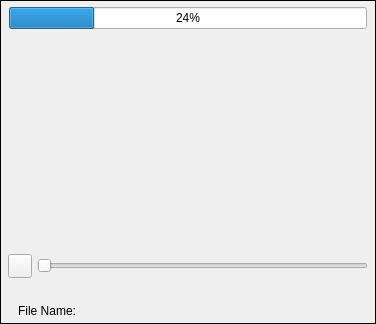
<?xml version="1.0" encoding="UTF-8"?>
<ui version="4.0">
 <class>AssetVideoWidget</class>
 <widget class="QWidget" name="AssetVideoWidget">
  <property name="geometry">
   <rect>
    <x>0</x>
    <y>0</y>
    <width>376</width>
    <height>324</height>
   </rect>
  </property>
  <property name="sizePolicy">
   <sizepolicy hsizetype="Expanding" vsizetype="Expanding">
    <horstretch>0</horstretch>
    <verstretch>0</verstretch>
   </sizepolicy>
  </property>
  <property name="minimumSize">
   <size>
    <width>0</width>
    <height>0</height>
   </size>
  </property>
  <property name="maximumSize">
   <size>
    <width>16777215</width>
    <height>324</height>
   </size>
  </property>
  <property name="windowTitle">
   <string>Form</string>
  </property>
  <layout class="QGridLayout" name="gridLayout">
   <property name="leftMargin">
    <number>0</number>
   </property>
   <property name="topMargin">
    <number>0</number>
   </property>
   <property name="rightMargin">
    <number>0</number>
   </property>
   <property name="bottomMargin">
    <number>0</number>
   </property>
   <property name="spacing">
    <number>0</number>
   </property>
   <item row="0" column="0">
    <widget class="QFrame" name="m_MainFrame">
     <property name="sizePolicy">
      <sizepolicy hsizetype="Expanding" vsizetype="Preferred">
       <horstretch>0</horstretch>
       <verstretch>0</verstretch>
      </sizepolicy>
     </property>
     <property name="frameShape">
      <enum>QFrame::Box</enum>
     </property>
     <property name="frameShadow">
      <enum>QFrame::Plain</enum>
     </property>
     <layout class="QVBoxLayout" name="verticalLayout">
      <property name="spacing">
       <number>2</number>
      </property>
      <property name="leftMargin">
       <number>5</number>
      </property>
      <property name="topMargin">
       <number>5</number>
      </property>
      <property name="rightMargin">
       <number>5</number>
      </property>
      <property name="bottomMargin">
       <number>5</number>
      </property>
      <item>
       <layout class="QHBoxLayout" name="horizontalLayout_4">
        <property name="spacing">
         <number>2</number>
        </property>
        <item>
         <widget class="AvatarBar" name="m_LeftAvatarBar" native="true"/>
        </item>
        <item>
         <widget class="QFrame" name="m_VideoPictureFrame">
          <property name="sizePolicy">
           <sizepolicy hsizetype="Expanding" vsizetype="Expanding">
            <horstretch>0</horstretch>
            <verstretch>0</verstretch>
           </sizepolicy>
          </property>
          <property name="minimumSize">
           <size>
            <width>0</width>
            <height>120</height>
           </size>
          </property>
          <property name="maximumSize">
           <size>
            <width>16777215</width>
            <height>16777215</height>
           </size>
          </property>
          <property name="frameShape">
           <enum>QFrame::NoFrame</enum>
          </property>
          <property name="frameShadow">
           <enum>QFrame::Raised</enum>
          </property>
          <layout class="QGridLayout" name="gridLayout_2">
           <property name="leftMargin">
            <number>1</number>
           </property>
           <property name="topMargin">
            <number>1</number>
           </property>
           <property name="rightMargin">
            <number>1</number>
           </property>
           <property name="bottomMargin">
            <number>1</number>
           </property>
           <property name="spacing">
            <number>0</number>
           </property>
           <item row="1" column="0">
            <widget class="VidWidget" name="m_VidWidget" native="true">
             <property name="sizePolicy">
              <sizepolicy hsizetype="Expanding" vsizetype="Expanding">
               <horstretch>0</horstretch>
               <verstretch>0</verstretch>
              </sizepolicy>
             </property>
             <property name="maximumSize">
              <size>
               <width>16777215</width>
               <height>16777215</height>
              </size>
             </property>
            </widget>
           </item>
           <item row="0" column="0">
            <widget class="QProgressBar" name="m_XferProgressBar">
             <property name="value">
              <number>24</number>
             </property>
            </widget>
           </item>
          </layout>
         </widget>
        </item>
        <item>
         <widget class="AvatarBar" name="m_RightAvatarBar" native="true">
          <property name="sizePolicy">
           <sizepolicy hsizetype="Preferred" vsizetype="Expanding">
            <horstretch>0</horstretch>
            <verstretch>0</verstretch>
           </sizepolicy>
          </property>
         </widget>
        </item>
       </layout>
      </item>
      <item>
       <widget class="QFrame" name="m_ControlsFrame">
        <property name="sizePolicy">
         <sizepolicy hsizetype="Expanding" vsizetype="Preferred">
          <horstretch>0</horstretch>
          <verstretch>0</verstretch>
         </sizepolicy>
        </property>
        <property name="minimumSize">
         <size>
          <width>0</width>
          <height>0</height>
         </size>
        </property>
        <property name="maximumSize">
         <size>
          <width>16777215</width>
          <height>16777215</height>
         </size>
        </property>
        <property name="frameShape">
         <enum>QFrame::NoFrame</enum>
        </property>
        <property name="frameShadow">
         <enum>QFrame::Plain</enum>
        </property>
        <layout class="QVBoxLayout" name="verticalLayout_2">
         <property name="spacing">
          <number>0</number>
         </property>
         <property name="leftMargin">
          <number>0</number>
         </property>
         <property name="topMargin">
          <number>0</number>
         </property>
         <property name="rightMargin">
          <number>0</number>
         </property>
         <property name="bottomMargin">
          <number>0</number>
         </property>
         <item>
          <widget class="QFrame" name="m_VideoPlaybackControl">
           <property name="sizePolicy">
            <sizepolicy hsizetype="Expanding" vsizetype="Preferred">
             <horstretch>0</horstretch>
             <verstretch>0</verstretch>
            </sizepolicy>
           </property>
           <property name="styleSheet">
            <string notr="true"/>
           </property>
           <layout class="QHBoxLayout" name="horizontalLayout">
            <property name="spacing">
             <number>5</number>
            </property>
            <property name="sizeConstraint">
             <enum>QLayout::SetDefaultConstraint</enum>
            </property>
            <property name="leftMargin">
             <number>2</number>
            </property>
            <property name="topMargin">
             <number>2</number>
            </property>
            <property name="rightMargin">
             <number>2</number>
            </property>
            <property name="bottomMargin">
             <number>2</number>
            </property>
            <item>
             <widget class="VxPushButton" name="m_PlayPauseButton">
              <property name="sizePolicy">
               <sizepolicy hsizetype="Fixed" vsizetype="Fixed">
                <horstretch>0</horstretch>
                <verstretch>0</verstretch>
               </sizepolicy>
              </property>
              <property name="minimumSize">
               <size>
                <width>24</width>
                <height>24</height>
               </size>
              </property>
              <property name="maximumSize">
               <size>
                <width>24</width>
                <height>24</height>
               </size>
              </property>
              <property name="text">
               <string notr="true"/>
              </property>
              <property name="iconSize">
               <size>
                <width>24</width>
                <height>24</height>
               </size>
              </property>
             </widget>
            </item>
            <item>
             <widget class="QSlider" name="m_PlayPosSlider">
              <property name="minimumSize">
               <size>
                <width>0</width>
                <height>24</height>
               </size>
              </property>
              <property name="maximumSize">
               <size>
                <width>16777215</width>
                <height>24</height>
               </size>
              </property>
              <property name="orientation">
               <enum>Qt::Horizontal</enum>
              </property>
             </widget>
            </item>
           </layout>
          </widget>
         </item>
         <item>
          <widget class="QFrame" name="m_TagFrame">
           <layout class="QHBoxLayout" name="horizontalLayout_3">
            <property name="spacing">
             <number>5</number>
            </property>
            <property name="leftMargin">
             <number>5</number>
            </property>
            <property name="topMargin">
             <number>5</number>
            </property>
            <property name="rightMargin">
             <number>5</number>
            </property>
            <property name="bottomMargin">
             <number>5</number>
            </property>
            <item>
             <widget class="QLabel" name="m_LeftUserNameLabel">
              <property name="sizePolicy">
               <sizepolicy hsizetype="Minimum" vsizetype="Preferred">
                <horstretch>0</horstretch>
                <verstretch>0</verstretch>
               </sizepolicy>
              </property>
              <property name="text">
               <string notr="true"/>
              </property>
             </widget>
            </item>
            <item>
             <widget class="QLabel" name="m_TagUserTextLabel">
              <property name="sizePolicy">
               <sizepolicy hsizetype="Expanding" vsizetype="Preferred">
                <horstretch>0</horstretch>
                <verstretch>0</verstretch>
               </sizepolicy>
              </property>
              <property name="minimumSize">
               <size>
                <width>0</width>
                <height>0</height>
               </size>
              </property>
              <property name="maximumSize">
               <size>
                <width>16777215</width>
                <height>16777215</height>
               </size>
              </property>
              <property name="text">
               <string/>
              </property>
              <property name="alignment">
               <set>Qt::AlignCenter</set>
              </property>
             </widget>
            </item>
            <item>
             <widget class="QLabel" name="m_RightUserNameLabel">
              <property name="text">
               <string notr="true"/>
              </property>
              <property name="alignment">
               <set>Qt::AlignRight|Qt::AlignTrailing|Qt::AlignVCenter</set>
              </property>
             </widget>
            </item>
           </layout>
          </widget>
         </item>
         <item>
          <layout class="QHBoxLayout" name="horizontalLayout_2">
           <property name="spacing">
            <number>2</number>
           </property>
           <item>
            <widget class="QLabel" name="m_FileNameTitleLabel">
             <property name="sizePolicy">
              <sizepolicy hsizetype="Fixed" vsizetype="Preferred">
               <horstretch>0</horstretch>
               <verstretch>0</verstretch>
              </sizepolicy>
             </property>
             <property name="minimumSize">
              <size>
               <width>70</width>
               <height>14</height>
              </size>
             </property>
             <property name="maximumSize">
              <size>
               <width>70</width>
               <height>14</height>
              </size>
             </property>
             <property name="text">
              <string>File Name:</string>
             </property>
             <property name="alignment">
              <set>Qt::AlignRight|Qt::AlignTrailing|Qt::AlignVCenter</set>
             </property>
            </widget>
           </item>
           <item>
            <widget class="QLabel" name="m_FileNameLabel">
             <property name="sizePolicy">
              <sizepolicy hsizetype="Expanding" vsizetype="Fixed">
               <horstretch>0</horstretch>
               <verstretch>0</verstretch>
              </sizepolicy>
             </property>
             <property name="minimumSize">
              <size>
               <width>0</width>
               <height>14</height>
              </size>
             </property>
             <property name="maximumSize">
              <size>
               <width>16777215</width>
               <height>14</height>
              </size>
             </property>
             <property name="text">
              <string/>
             </property>
            </widget>
           </item>
          </layout>
         </item>
        </layout>
       </widget>
      </item>
     </layout>
    </widget>
   </item>
  </layout>
 </widget>
 <customwidgets>
  <customwidget>
   <class>VxPushButton</class>
   <extends>QPushButton</extends>
   <header location="global">VxPushButton.h</header>
  </customwidget>
  <customwidget>
   <class>AvatarBar</class>
   <extends>QWidget</extends>
   <header>AvatarBar.h</header>
   <container>1</container>
  </customwidget>
  <customwidget>
   <class>VidWidget</class>
   <extends>QWidget</extends>
   <header location="global">VidWidget.h</header>
   <container>1</container>
  </customwidget>
 </customwidgets>
 <resources/>
 <connections/>
</ui>
